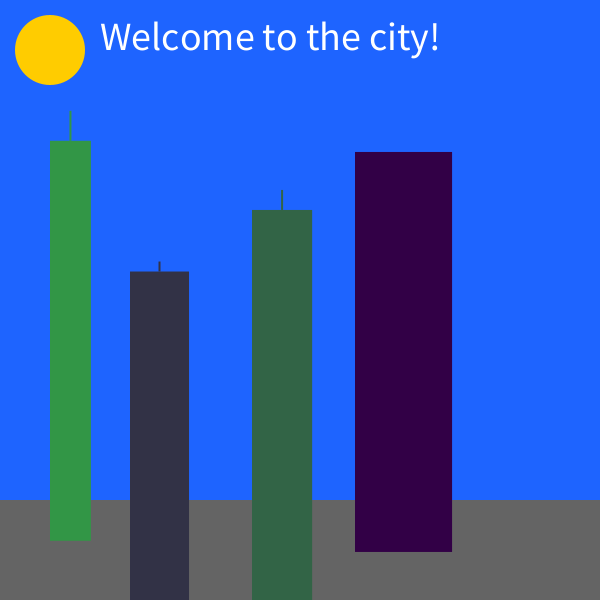
Frame 1 (no input)
Frame 60 (the mouse pressed at the canvas centre just before this capture): identical to frame 1, image omitted
Frame 120 (the mouse held since frame 60 and released just before this capture): identical to frame 1, image omitted

The Processing sketch that drew this single still picture (run headless with seeded random() and noise(); from frame 60 on, the mouse is pressed at the canvas centre):

// Processing sketch: week9_homework
// ── week9_homework.pde
//Building frank;
//Building joe;

Building city[] = new Building [4];
Building city2[] ;

void setup() {
  size(600, 600);
  //frank = new Building(30, 200, 50);
  //joe = new Building(200, 300, 40);
  noStroke();
  for (int i=0; i<city.length; i++){
    city[i] = new Building(int(random(0, 550)), random(100, 300), random(40, 100));
  }
  
  //if I want to make the array shorter, I can do this. To make it bigger, use append
  //city2 = shorten(city);
}

void draw() {
  background(30, 100, 255);
  fill(100);
  rect(0, 500, width, height); 
  fill(255, 204, 0);
  ellipse(50, 50, 70, 70);
  fill(255);
  textSize(40);
  text("Welcome to the city!", 100, 50);

  //frank.display(40, color(100, 30, 50));
  //joe.display(20, color(30, 100, 70));
  
  for (int i=0; i<city.length; i++){
    city[i].display(i*10, color(50, i*50, 70));
  }
}

// ── Building.pde
class Building {
  //data
  float bHeight;
  float bWidth;
  color bColor;
  float antennaHeight;
  int xPos;
  
  //constructor
  Building(int _xPos, float _bHeight, float _bWidth) {
    xPos = _xPos;
    bHeight = _bHeight;
    bWidth = _bWidth;
  }

  //methods
  void display(float _antennaHeight, color _bColor) {
    fill(_bColor);
    antennaHeight = _antennaHeight;
    rect(xPos, bHeight, bWidth, 400);
    line(xPos+(bWidth/2), bHeight, xPos+(bWidth/2), bHeight-antennaHeight);
    rect(xPos+(bWidth/2)-1, bHeight-antennaHeight, 2, antennaHeight);
  }
}
